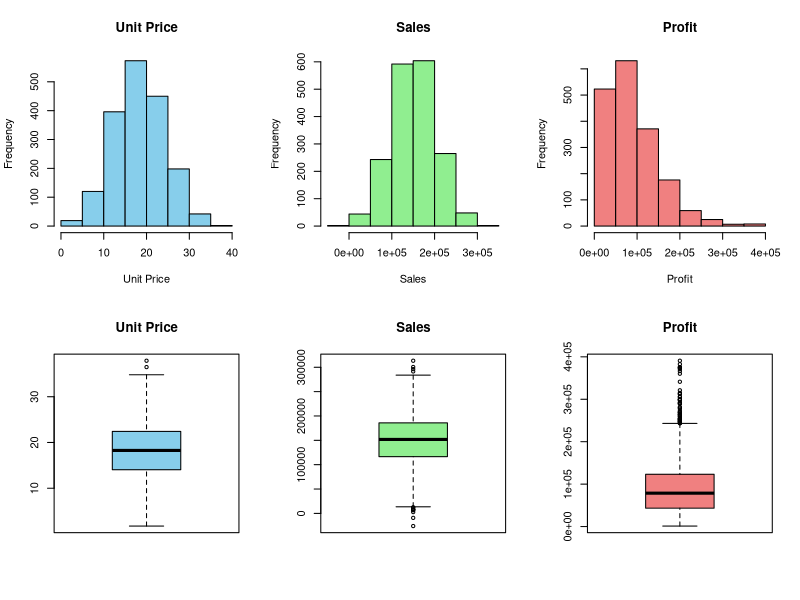
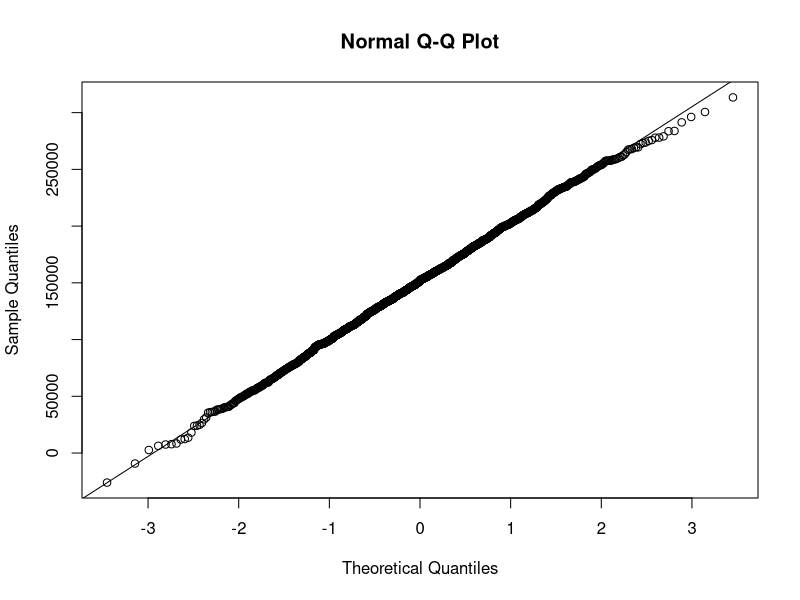
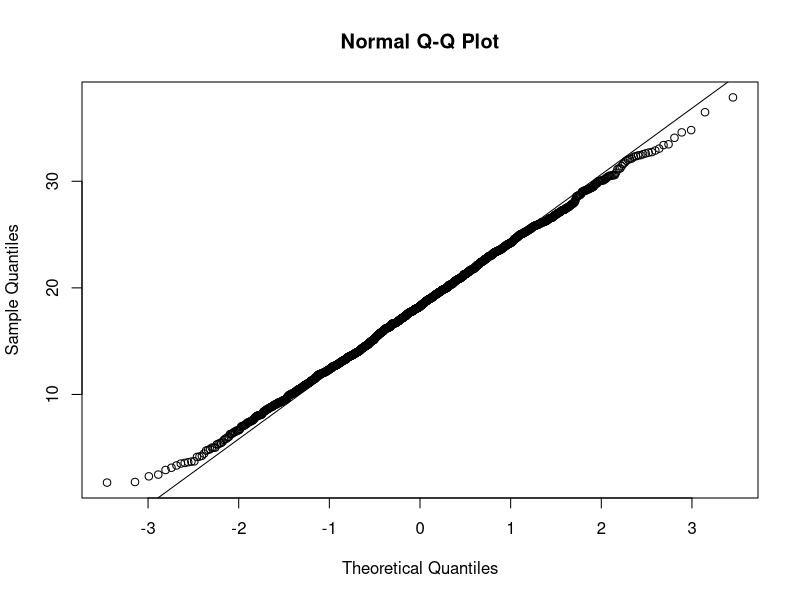
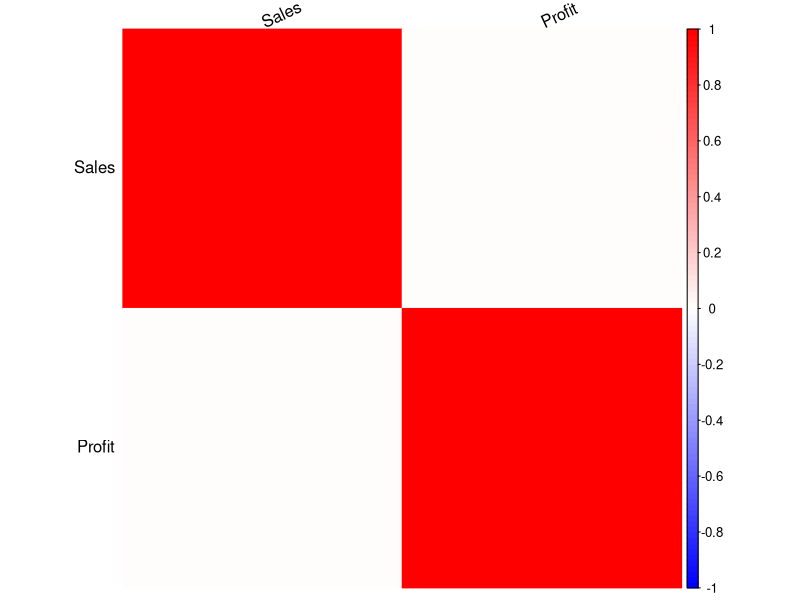

These charts were generated, in order, by the following R code:
## ---- chunk 1
#importation of the data 
retailset = read.csv("RetailSet_Data.csv") 
View(retailset)
## ---- chunk 2
#Check the first five column to see the names and get familiar with the your dataset
head(retailset) 
names(retailset)
## ---- chunk 3
#Summary of the dataset for the descriptive statistcs
#install.packages("psych")  
library(psych) 
describe(retailset)
## ---- chunk 4
# Check for any duplicated rows in the entire dataset
your_dataset <- read.csv("RetailSet_Data.csv")  # Replace with your dataset loading code

# Check for any duplicated rows in the entire dataset
index_of_first_duplicate <- anyDuplicated(your_dataset)

# Print the index of the first duplicated row
if (index_of_first_duplicate == 0) {
  cat("No duplicate rows found in the dataset.\n")
} else {
  cat("Dataset contains duplicate rows. Index of the first duplicated row:", index_of_first_duplicate, "\n")
}

#check for missing values in the entire dataset
any(is.na(retailset))

#check for missing values in a specific column
any(is.na(retailset$Sales))
## ---- chunk 5
par(mfrow = c(2, 3))  # Set up a 2x3 grid for plots
hist(retailset$Unit_Price, main = "Unit Price", col = "skyblue", xlab = "Unit Price")
hist(retailset$Sales, main = "Sales", col = "lightgreen", xlab = "Sales")
hist(retailset$Profit, main = "Profit", col = "lightcoral", xlab = "Profit")
boxplot(retailset$Unit_Price, main = "Unit Price", col = "skyblue" )
boxplot(retailset$Sales, main = "Sales", col = "lightgreen")
boxplot(retailset$Profit, main = "Profit", col = "lightcoral")
par(mfrow = c(1, 1))  # Reset the layout
## ---- chunk 6
#Test for normality using Shapiro-Wilk test
shapiro.test(retailset$Unit_Price)
shapiro.test(retailset$Sales)
shapiro.test(retailset$Profit)
## ---- chunk 7
qqnorm(retailset$Sales)
qqline(retailset$Sales)
qqnorm(retailset$Unit_Price)
qqline(retailset$Unit_Price)
 
## ---- chunk 8
anova_result <- aov(Sales ~ Sales_Method, data = retailset)
# Print the ANOVA table
summary(anova_result)
## ---- chunk 9
# Fit a multiple regression model for Profit
retailset$Product <- as.factor(retailset$Product)
retailset$Region <- as.factor(retailset$Region)

model_profit <- lm(Profit ~ Unit_Price + Product + Region, data = retailset)

# Summary of the regression model
summary(model_profit)
## ---- chunk 10
#Install and load the "car" package
if (!requireNamespace("car", quietly = TRUE)) {
  install.packages("car")
}

# Load the "car" package
library(car)

# Check for VIF
vif_values <- vif(model_profit)

# Display VIF values
print(vif_values)
## ---- chunk 11
# One Sample T-Test for Sales
# Hypothesized mean
previous_average_sales = 100000
# HO: Mean of sales = 100000
# Hi: Mean of sales ≠ 100000

# Check by performing One sample t-test
 t.test(retailset$Sales, mu = previous_average_sales)
 
## ---- chunk 12
# Check by performing One sample t-test (One-Tailed)
 # HO: Mean of sales = 100000
# Hi: Mean of sales > 100000 (for a left-tailed test)


t_test_result <- t.test(retailset$Sales, mu = previous_average_sales, alternative = "greater")


# Print the result
print(t_test_result)
## ---- chunk 13
#Pearson correlation coefficient
#install.packages("corrplot")
library(corrplot)

# Perform Pearson correlation test
cor_test_result <- cor.test(retailset$Sales, retailset$Profit, method = "pearson")

# Access the correlation coefficient and p-value from the result
cor_coefficient <- cor_test_result$estimate
p_value <- cor_test_result$p.value

# Print the correlation coefficient and p-value 
print(paste("Pearson correlation coefficient:", cor_coefficient))
print(paste("P-value:", p_value))

# Create a correlation matrix
correlation_matrix <- cor(retailset[, c("Sales", "Profit")])

# Print the correlation matrix
print("Correlation Matrix:")
print(correlation_matrix)

# Plotting the heatmap
corrplot(
  correlation_matrix,
  method = "color",
  col = colorRampPalette(c("blue", "white", "red"))(100),
  tl.col = "black",
  tl.srt = 25,
)#
## ---- chunk 14
#kruskal-Wallis Test: 
  kruskal_test_result <- kruskal.test(Profit ~ Region, data = retailset)

# Print the results
print(kruskal_test_result)
## ---- chunk 15
# Install and load the coin package
#install.packages("coin", type = "binary")
library(coin)

#create a frequency table for your categorical variable.
city_frequency <- table(retailset$City)
print(city_frequency)

# Convert the "City" variable to a factor
retailset$City <- as.factor(retailset$City)

# Perform Mood's Median Test
moods_test_result <- median_test(retailset$Profit ~ retailset$City)

# Print the result
print(moods_test_result)#

## ---- chunk 16
#Create a contingency table
contingency_table <- table(retailset$Region, retailset$Sales_Method)
contingency_table

#Chi-squared test
chi_squared_test_result <- chisq.test(contingency_table)

#Display the results
chi_squared_test_result
